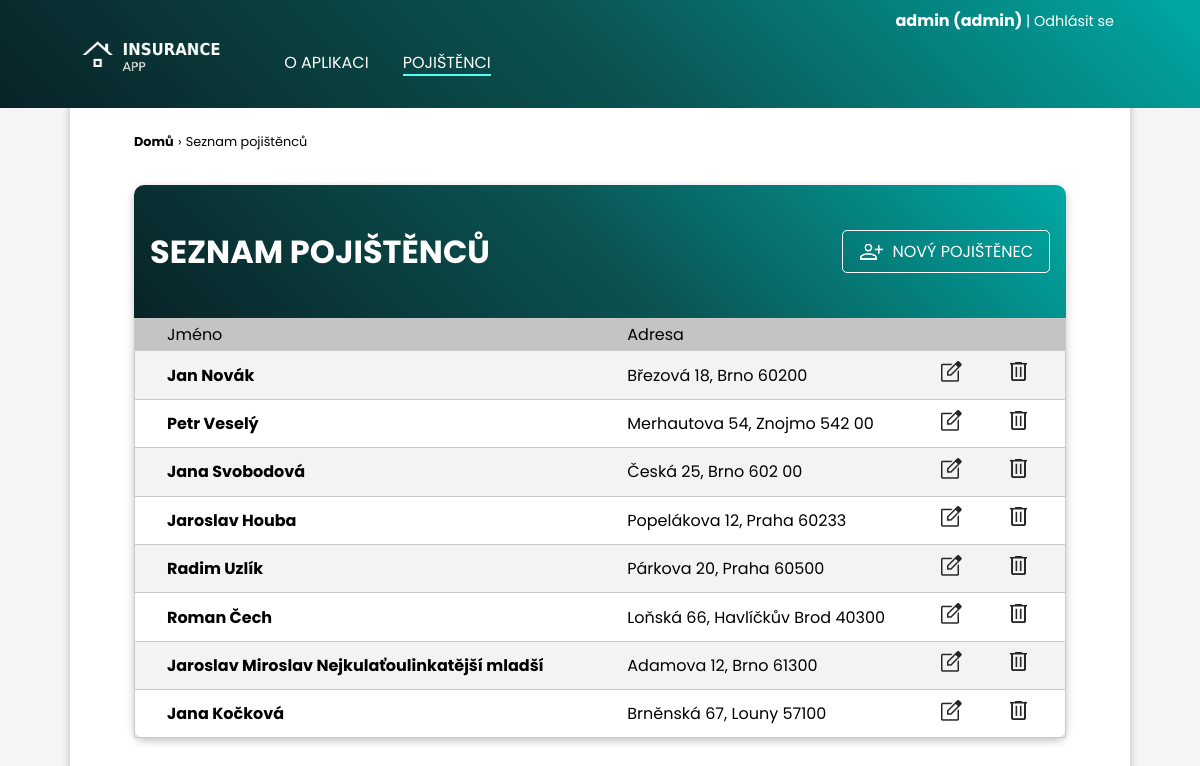
The app's page /pojistenci/ (signed in), older data.
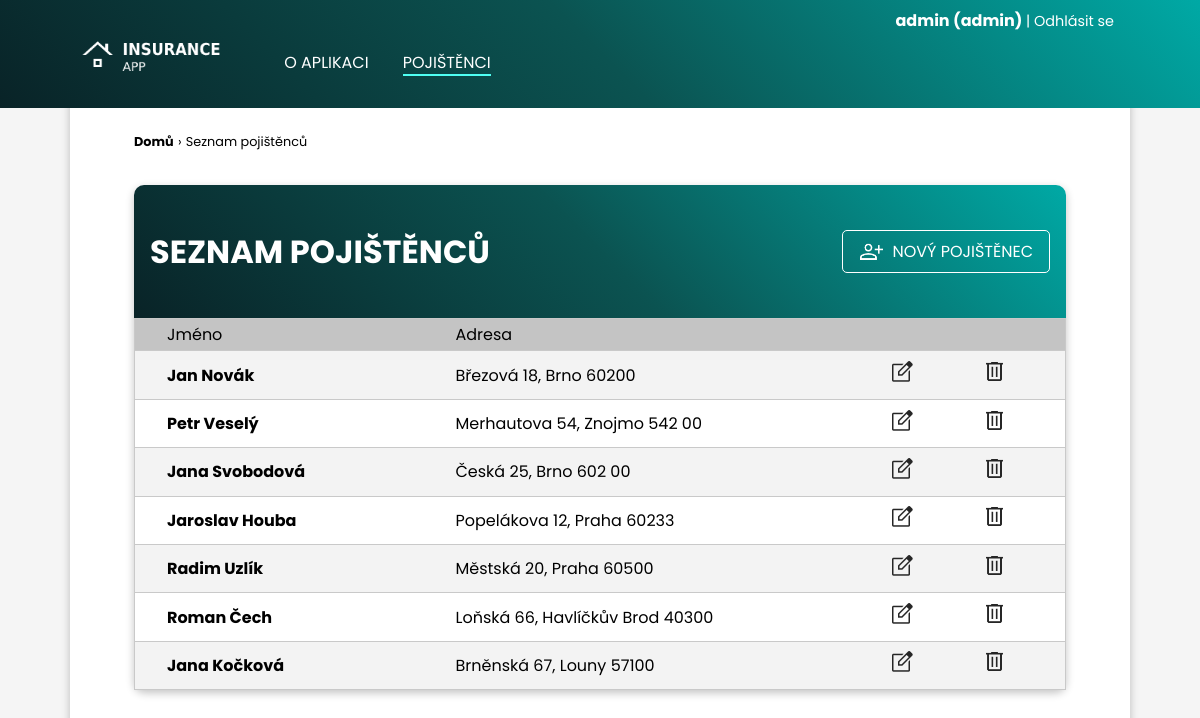
The same page, newer data.
### clients/models.py (models this page shows, shortened)
class Client(models.Model):
    name = models.CharField(max_length=200, verbose_name="Jméno")
    surname = models.CharField(max_length=200, verbose_name="Příjmení")
    street_address = models.CharField(max_length=200, verbose_name="Ulice a číslo popisné")
    city = models.CharField(max_length=100, verbose_name="Město")
    postal_code = models.CharField(max_length=6, verbose_name="Poštovní směrovací číslo")
    email = models.EmailField(max_length=200, verbose_name="Email")
    phone_number = models.CharField(max_length=16, verbose_name="Telefon")

### clients/views.py (the view)
# urls.py: path("pojistenci/", views.list_all_clients, name="list-all-clients"),
@login_required
def list_all_clients(request):
    clients = Client.objects.all()
    return render(request, "clients/clients_list.html", {
        "clients": clients
    })

### clients/templates/clients/clients_list.html (shortened to what this page needs)
{% extends 'clients/layout.html' %}
{% load static %}
{% block navigation %}
<li><a  href="{% url 'clients:index' %}">O&nbsp;aplikaci</a></li>
<li><a class="active" href="{% url 'clients:list-all-clients' %}">Pojištěnci</a></li>
{% endblock navigation %}
{% block section %}
<div class="page-path">
    <a href="{% url 'clients:index' %}">Domů</a>
    <p>&rsaquo;</p>
    <p>Seznam pojištěnců</p>
</div>
<div class="table-content-box">
    <div class="content-box-header table-header">
        <h1>Seznam pojištěnců</h1>
        {% if user.is_staff %}
        <a href="{% url 'clients:create-client' %}"><img src="{% static 'clients/person_add_blue.png' %}" alt="add person" height="25px">NOVÝ POJIŠTĚNEC</a>
        {% endif %}
    </div>
    <div class="custom-table">
        <table>
        {% if clients|length > 0 %}
            <tr>
                <th>Jméno</th>
                <th>Adresa</th>
                <th></th>
                <th></th>
            </tr>
        {% endif %}
        {% for client in clients %}
            <tr>
                <td><a href="{% url 'clients:client-detail' client.id %}">{{ client.name }} {{ client.surname }}</a></td>
                <td>{{ client.street_address }}, {{ client.city }} {{ client.postal_code }}</td>
                {% if user.is_staff %}
                <td class="table-button"><a href="{% url 'clients:edit-client' client.id %}"><img src="{% static 'clients/edit.png' %}" height="25px" alt="edit" title="upravit"></a></td>
                <td class="table-button"><a href="{% url 'clients:delete-client' client.id %}"><img src="{% static 'clients/delete.png' %}" height="25px" alt="delete" title="smazat"></a></td>
                {% else %}
                <td></td>
                <td></td>
                {% endif %}
            </tr>
        {% empty %}
            <p>Žádný záznam.</p>
        {% endfor %}
        </table>
    </div>
</div>
{% endblock section %}

Row changes from the older to the newer data that the page shows:
removed Client: name "Jaroslav Miroslav", surname "Nejkulaťoulinkatější mladší", street_address "Adamova 12", city "Brno", postal_code "61300"
changed Client "Radim": street_address "Párkova 20" → "Městská 20"
